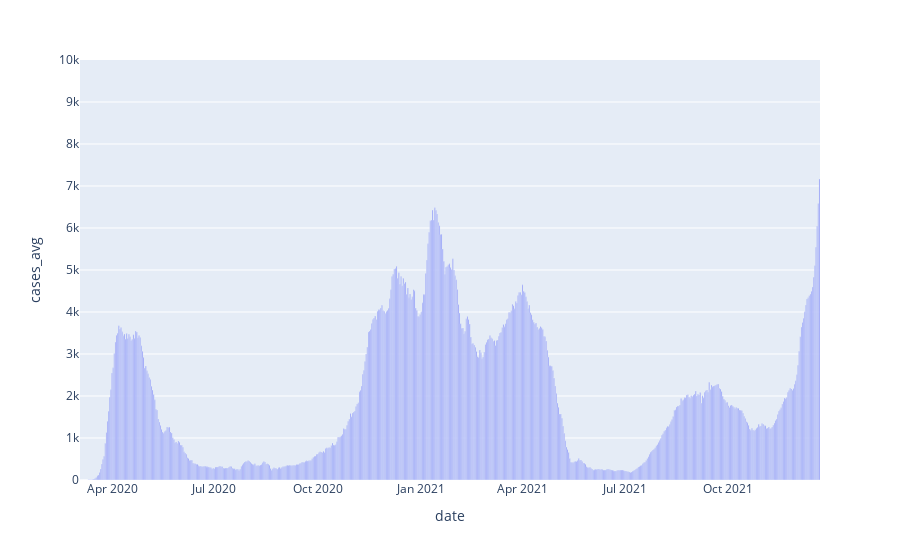

Write notebook code for a chart like this one.
### Code cell
px.bar(df_nj,x='date',y='cases_avg',range_y=(0,10000))

### Figure 1 — Plotly figure (JSON) as saved in the notebook; plotly's stock layout.template omitted (floating-point values rounded to 4 significant figures; data arrays with more than 128 entries replaced by an {"elided": "..."} marker saying what was removed)
{"data": [{"alignmentgroup": "True", "hovertemplate": "date=%{x}<br>cases_avg=%{y}<extra></extra>", "legendgroup": "", "marker": {"color": "#636efa"}, "name": "", "offsetgroup": "", "orientation": "v", "showlegend": false, "textposition": "auto", "type": "bar", "x": {"elided": "658 str values"}, "xaxis": "x", "y": {"elided": "658 float values"}, "yaxis": "y"}], "layout": {"autosize": true, "barmode": "relative", "legend": {"tracegroupgap": 0}, "margin": {"t": 60}, "xaxis": {"anchor": "y", "autorange": true, "domain": [0, 1], "range": ["2020-03-03 12:00", "2021-12-21 12:00"], "title": {"text": "date"}, "type": "date"}, "yaxis": {"anchor": "x", "domain": [0, 1], "range": [0, 10000], "title": {"text": "cases_avg"}, "type": "linear"}}}
